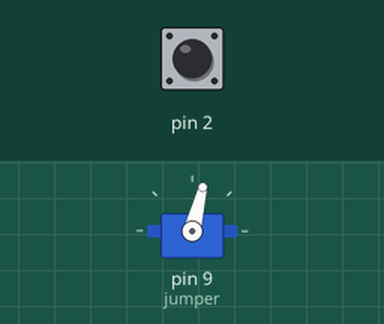
Recording of a sketch running on a simulated Arduino Uno, built with avr-gcc and run on an emulated ATmega328P. Parts: servo. The test bench sets the inputs (shaded band); at power-on: pin 2 HIGH. What the sketch prints to the serial monitor is not drawn.

Above: at 1.2 s.
1.3 s: pin 2 pulled LOW for 0.15 s
Timing chart, 0 to 10.4 s (numbered marks = the images above; inputs shaded):
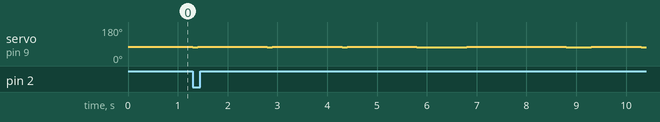

Measured:
- after the input at 1.3 s, servo on pin 9 (jumper): goes 3 × (72° 0.10 s, 76° 1.4 s), 72° 1.0 s, 76° 2.0 s, 72° 0.50 s, 76° 1.0 s, then 72°, starting at once

The sketch:

GD_Stereo_Madness.ino
```cpp
#include <Servo.h>

//Config
int baseJumpDelay = 100;
int restingPos = 1330;

//Jump Program
long jumpList[] = {0, 1500000, 1500000, 1500000, 3000000, 1500000, 700000, 700000, 900000, 700000, 2700000, 700000, 1800000, 1500000, 1200000, 800000, 9000000, 1400000, 1000000, 2000000, 4250000, 3300000, 2200000, 3500000, 1000000, 1800000, 1000000, 1200000, 800000, 800000, 700000, 700000, 900000, 2600000, 1500000, 1000000, 500000, 4500000, 700000, 1100000, 2700000, 1000000, 2700000, 1300000, 2500000, 800000, 1400000, 800000, 2000000};
long jumpLengthList[] = {1, 1, 1, 10, 5, 1, 1, 1, 1, 20, 1, 1, 5, 5, 1, 17.5, 5, 7.5, 7.5, 15, 5, 10, 25, 1, 1, 5, 5, 1, 1, 1, 1, 1, 15, 1, 1, 1, 35, 1, 1, 20, 5, 20, 10, 18, 5, 10, 3, 10, 10};

//Other Vars
Servo jumper;
bool running = false;
int jumpNumber = 0;
long lastJumpTime = 0;
long startTime = 0;
int jumpLength = 1;

void setup() {
  // Sets up servo and input pins
  jumper.attach(9);
  pinMode(2, INPUT_PULLUP);
  Serial.begin(9600);
  Serial.flush();
  Serial.println(lastJumpTime);
  jumper.writeMicroseconds(restingPos);
}

void jump(){
  //Commands the Servo to jump, then return to its resting position
  jumper.writeMicroseconds(1290);
  delay(baseJumpDelay * jumpLength);
  jumper.writeMicroseconds(restingPos);
  Serial.println("jump");
  Serial.println(lastJumpTime);
  Serial.println(jumpNumber);
}

void loop() {
  // Checks if the starting button is pressed
  if(running == false){
    running = not(digitalRead(PIN2));
    if(digitalRead(PIN2) == true){
      startTime = micros();
    }
  }
  //Calls the jump function when the elapsed time is equal to the jump time set in the array
  else if(micros() >= lastJumpTime + jumpList[jumpNumber] + startTime){
    lastJumpTime = lastJumpTime + jumpList[jumpNumber];
    jumpLength = jumpLengthList[jumpNumber];
    jumpNumber ++;
    jump();
  }
  // Ends the program when the level is done
  if(jumpNumber >= (sizeof(jumpList) / sizeof(long))){
      running = false;
      jumpNumber = 0;
      lastJumpTime = 0;
      Serial.println("end");
  }
}
```
